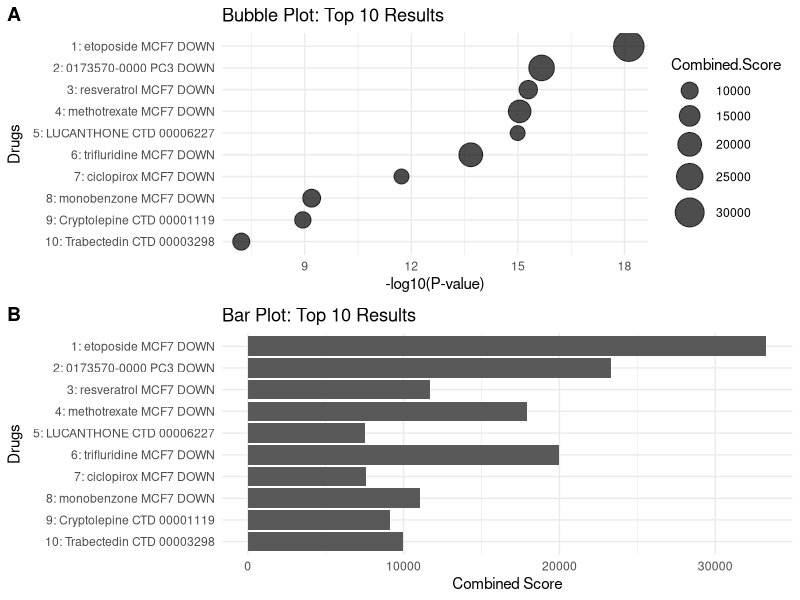
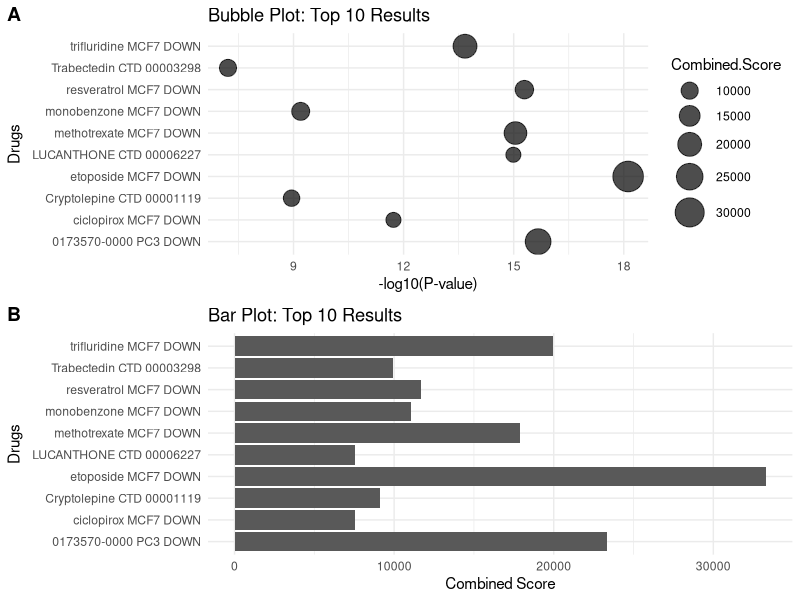

Source code (R) for these figures, in order: (Note: this script raises an error after producing the figures.)



# Set working directory
setwd("E:/DWCT/DEG/GSE219036_6_june/Drug")

#######################################################################################
library(cowplot)
library(ggplot2)
library(dplyr)

# Read the DSigDB_table.csv file
dsigdb <- read.csv("DSigDB_table_U.csv", header = TRUE, row.names = 1)

# Filter data based on selection criteria (p < 0.05 and combined score > 100)
filtered <- dsigdb %>%
  filter(P.value < 0.05 & Combined.Score > 100)

# Optionally, sort the data for better visualization
filtered <- filtered %>%
  arrange(desc(Combined.Score))

# Add a rank column for bubble plot size differentiation
filtered$Rank <- rank(-filtered$Combined.Score)

# Select the top 10 significant results
top10 <- head(filtered, 10)

# Sort top10 by -log10(P.value)
top10 <- top10 %>%
  arrange(desc(-log10(P.value)))

# Create a new rank column based on the sorted order by -log10(P.value)
top10$Rank <- 1:nrow(top10)

# Add rank to the drug names for y-axis labels and reverse the order
top10$Drug <- factor(paste0(top10$Rank, ": ", rownames(top10)), levels = rev(paste0(top10$Rank, ": ", rownames(top10))))

# Plot 1: Bubble plot with rownames(top10) on Y axis and log(p-value) on X axis
bubble_plot <- ggplot(top10, aes(x = -log10(P.value), y = Drug, size = Combined.Score)) +
  geom_point(alpha = 0.7) +
  scale_size_area(max_size = 10) +
  theme_minimal() +
  labs(title = "Bubble Plot: Top 10 Results",
       x = "-log10(P-value)",
       y = "Drugs")

# Plot 2: Bar plot with rownames(top10) on Y axis and combined score on X axis
bar_plot <- ggplot(top10, aes(x = Combined.Score, y = Drug)) +
  geom_bar(stat = "identity") +
  theme_minimal() +
  labs(title = "Bar Plot: Top 10 Results",
       x = "Combined Score",
       y = "Drugs")

# Combine the two plots into one figure
combined_plot <- plot_grid(bubble_plot, bar_plot, labels = "AUTO", ncol = 1)

# Print the combined plot
print(combined_plot)

#######################################################################################


# Load required libraries
library(ggplot2)
library(dplyr)
library(cowplot)

# Read the DSigDB_table.csv file
dsigdb <- read.csv("DSigDB_table_U.csv", header = TRUE, row.names = 1)

# Filter data based on selection criteria (p < 0.05 and combined score > 100)
filtered <- dsigdb %>%
  filter(P.value < 0.05 & Combined.Score > 100)

# Optionally, sort the data for better visualization
filtered <- filtered %>%
  arrange(desc(Combined.Score))

# Add a rank column for bubble plot size differentiation
filtered$Rank <- rank(-filtered$Combined.Score)

# Print the first few rows of filtered data to check
head(filtered)

# Select the top 10 significant results
top10 <- head(filtered, 10)

# Print the top 10 rows of filtered data to check
head(top10)

# Plot 1: Bubble plot with rownames(top10) on Y axis and log(p-value) on X axis
bubble_plot <- ggplot(top10, aes(x = -log10(P.value), y = rownames(top10), size = Combined.Score)) +
  geom_point(alpha = 0.7) +
  scale_size_area(max_size = 10) +
  theme_minimal() +
  labs(title = "Bubble Plot: Top 10 Results",
       x = "-log10(P-value)",
       y = "Drugs")

# Plot 2: Bar plot with rownames(top10) on Y axis and combined score on X axis
bar_plot <- ggplot(top10, aes(x = Combined.Score, y = rownames(top10))) +
  geom_bar(stat = "identity") +
  theme_minimal() +
  labs(title = "Bar Plot: Top 10 Results",
       x = "Combined Score",
       y = "Drugs")

# Combine the two plots into one figure
combined_plot <- plot_grid(bubble_plot, bar_plot, labels = "AUTO", ncol = 1)

# Print the combined plot
print(combined_plot)


#***********************************************************************************


setwd("E:/DWCT/DEG/GSE219036_6_june/Drug")

# Load required libraries
library(ggplot2)
library(dplyr)

# Read the DSigDB_table.txt file (replace with your actual file path)
dsigdb <- read.csv("DSigDB_table_U.csv",header = TRUE,row.names = 1)

# Filter data based on your selection criteria (p < 0.05 and combined score > 100)
filtered <- dsigdb %>%
  filter(P.value < 0.05 & Combined.Score > 100)

# Optionally, you can sort the data for better visualization
filtered <- filtered %>%
  arrange(desc(Combined.Score))

# Add a rank column for bubble plot size differentiation (optional but recommended)
filtered$Rank <- rank(-filtered$Combined.Score)

# Print the first few rows of filtered data to check
head(filtered)

# Assuming 'filtered' is already filtered DSigDB data
top10 <- head(filtered, 10)  # Selecting the top 10 significant results

# Print the top 10 rows of filtered data to check
head(top10)



# Assuming 'top10' is your dataframe with Drug names, Combined Score, and P-values

# Load necessary packages
library(ggplot2)
library(scales)



# Log10 transformation of P-values
top10$logP <- -log10(top10$P.value)

# Order top10 by logP in descending order
top10 <- top10[order(top10$logP, decreasing = TRUE), ]

# Assign sequential row names as factor in correct order
top10$Y <- factor(top10$row.names(top10), levels = rev(top10$row.names(top10)))  # Factor levels in reverse order



# Plotting
ggplot(top10, aes(x = Combined.Score, y = Y)) +
  geom_bar(stat = "identity", fill = "lightblue") +
  geom_point(aes(size = logP), color = "blue", alpha = 0.6) +
  scale_size_continuous(range = c(2, 10)) +  # Size range for bubble sizes
  labs(title = "Combined Scores and -log10(P-Values) for Drugs",
       x = "Combined Score", y = "Drug Names", size = "-log10(P-Value)") +
  theme_minimal()

# Log10 transformation of P-values and sorting
top10$logP <- -log10(top10$P.value)
top10 <- top10[order(top10$logP, decreasing = TRUE), ]

top10$Y <- row.names(top10)



# Assign sequential row names
top10$Y <- factor(row.names(top10), levels = row.names(top10))  # Ensure Y is a factor for correct ordering

# Plotting
ggplot(top10, aes(x = Combined.Score, y = Y)) +
  geom_bar(stat = "identity", fill = "lightblue") +
  geom_point(aes(size = logP), color = "blue", alpha = 0.6) +
  scale_size_continuous(range = c(2, 10)) +  # Size range for bubble sizes
  labs(title = "Combined Scores and -log10(P-Values) for Drugs",
       x = "Combined Score", y = "Drug Names", size = "-log10(P-Value)") +
  theme_minimal()
# Plotting
ggplot(top10, aes(x = Combined.Score, y = Y)) +
  geom_bar(stat = "identity", fill = "lightblue") +
  geom_point(aes(size = logP), color = "blue", alpha = 0.6) +
  scale_size_continuous(range = c(2, 10)) +  # Size range for bubble sizes
  labs(title = "Combined Scores and -log10(P-Values) for Drugs",
       x = "Combined Score", y = "Drug Names", size = "-log10(P-Value)") +
  theme_minimal()








# Bubble plot for top 10 significant results
ggplot(top10, aes(x = P.value, y = Combined.Score, size = Combined.Score, color = P.value)) +
  geom_point(alpha = 0.7) +  # Adjust alpha for transparency
  scale_size_continuous(range = c(3, 10)) +  # Adjust bubble size range as needed
  scale_color_gradient(low = "blue", high = "red") +  # Adjust color gradient
  labs(x = "P Value", y = "Combined Score", title = "Top 10 Significant Pharmacological Molecules") +
  theme_minimal() +  # Customize theme if needed
  theme(legend.position = "none")  # Remove legend if not needed

# Bar plot for top 10 significant results
ggplot(top10, aes(x = row.names(top10), y = Combined.Score, fill = P.value)) +
  geom_bar(stat = "identity") +  # Create bar plot
  scale_fill_gradient(low = "blue", high = "red") +  # Color gradient for PValue
  labs(x = "Drug Name", y = "Combined Score", title = "Top 10 Significant Pharmacological Molecules") +
  theme(axis.text.x = element_text(angle = 45, hjust = 1)) +  # Rotate x-axis labels for better readability
  theme_minimal()  # Customize theme if needed

# Column diagram (bar plot) for top 10 significant results
ggplot(top10, aes(x = row.names(top10), y = Combined.Score, fill = P.value)) +
  geom_col() +  # Create column diagram (bar plot)
  scale_fill_gradient(low = "blue", high = "red") +  # Color gradient for PValue
  labs(x = "Drug Name", y = "Combined Score", title = "Top 10 Significant Pharmacological Molecules") +
  theme(axis.text.x = element_text(angle = 45, hjust = 1)) +  # Rotate x-axis labels for better readability
  theme_minimal()  # Customize theme if needed

# Bar chart for top 10 significant results
ggplot(top10, aes(x = row.names(top10), y = Combined.Score, fill = P.value)) +
  geom_bar(stat = "identity", color = "black") +  # Create bar chart
  scale_fill_gradient(low = "blue", high = "red") +  # Color gradient for PValue
  labs(x = "Drug Name", y = "Combined Score", title = "Top 10 Significant Pharmacological Molecules") +
  theme(axis.text.x = element_text(angle = 45, hjust = 1)) +  # Rotate x-axis labels for better readability
  theme_minimal()  # Customize theme if needed


# Assuming 'drug_data' is your dataset

# Transform p-value for better visualization (using -log10)
top10$p_value_transformed <- -log10(top10$P.value)

# Define the plot
ggplot(top10, aes(x = row.names(top10), y = Combined.Score, fill = source)) +
  geom_col() +  # Use geom_col for bar chart
  labs(title = "Candidate Drug Prediction Analysis",
       x = "Candidate Drug",
       y = "Combined Score",
       fill = "Source") +
  theme_minimal()  # Adjust theme for better presentation (optional)

# Plotting
ggplot(top10, aes(x = Combined.Score, y = row.names(top10), size = P.value)) +
  geom_point(color = "blue", alpha = 0.6) +
  scale_size_continuous(range = c(2, 10)) +  # Adjust bubble size range as needed
  labs(title = "Combined Scores and P-Values for Drugs",
       x = "Drug Names", y = "Combined Score", size = "P-Value") +
  theme_minimal()

# Assuming 'top10' is your dataframe with Drug names, Combined Score, and P-values

# Load necessary packages
library(ggplot2)
library(scales)



# Plotting
ggplot(top10, aes(x = Combined.Score, y = row.names(top10))) +
  geom_bar(stat = "identity", fill = "lightblue") +
  geom_point(aes(size = P.value), color = "blue", alpha = 0.6) +
  scale_size_continuous(range = c(2, 10), trans = "log") +  # Log scale for bubble sizes
  labs(title = "Combined Scores and P-Values for Drugs",
       x = "Combined Score", y = "Drug Names", size = "P-Value (log scale)") +
  theme_minimal()
